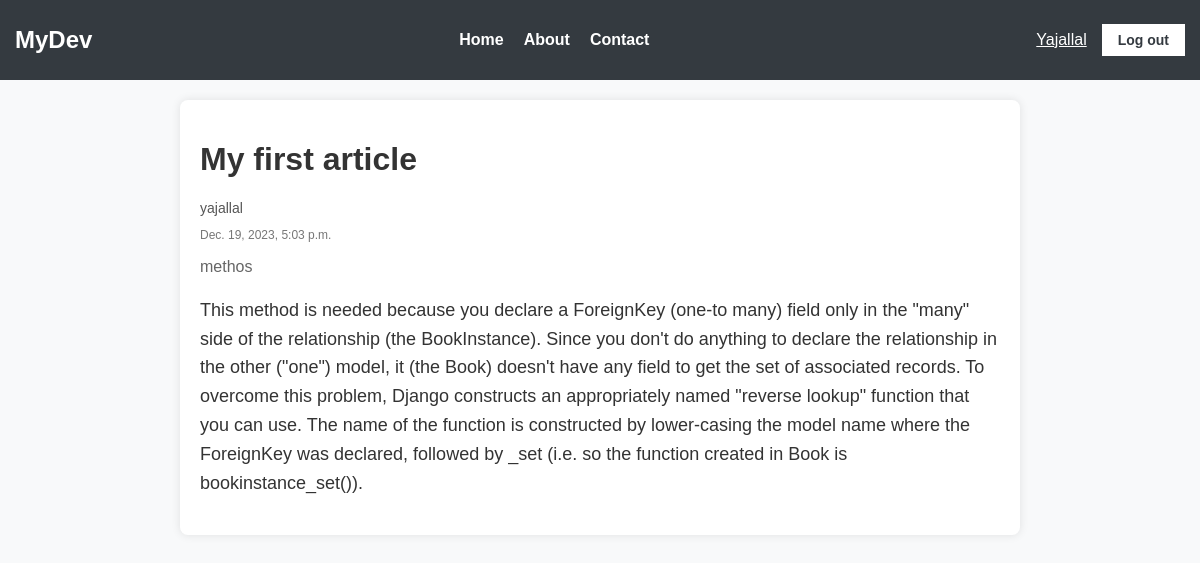
Page /details/3/ (signed in) on the committed database.
### medium/models.py (models this page shows, shortened)
class Article(models.Model):
    title = models.CharField(max_length=64, null=False)
    author = models.ForeignKey(User, null=False, on_delete=models.CASCADE)
    created = models.DateTimeField(auto_now_add=True, null=False)
    synopsis = models.CharField(max_length=312, null=False)
    content = models.TextField(null=False)

### medium/views.py (the view)
class Details(DetailView):
    model = Article
    template_name='details.html'
    context_object_name = 'article'
    def dispatch(self, request: HttpRequest, *args: Any, **kwargs: Any) -> HttpResponse:
        if self.request.method == 'POST':
            if 'action' in self.request.POST and self.request.POST['action'] == 'logout':
                logout(request)
                return redirect('login_view')
        return super().dispatch(request, *args, **kwargs)

### medium/templates/details.html (shortened to what this page needs)
<!DOCTYPE html>
<html lang="en">
<head>
</head>
<body>
    {% include 'navbar.html' %}
    <div class="blog-post">
        <h1>{{ article.title }}</h1>
        <p class="author">{{article.author.username}}</p>
        <p class="create-date">{{article.created}}</p>
        <p class="synopsis">{{article.synopsis}}</p>
        <div class="content">
            <p>{{article.content}}</p>
        </div>
    </div>
</body>
</html>

### medium/templates/navbar.html (shortened to what this page needs)
<!DOCTYPE html>
<html lang="en">
<head>
</head>
<body>
    <div class="navbar">
        <div class="logo">MyDev</div>
        <ul class="nav-links">
            <li><a href="#">Home</a></li>
            <li><a href="#">About</a></li>
            <li><a href="#">Contact</a></li>
        </ul>
        {% if user.is_authenticated %}
            <div class="auth-buttons">
                <p class="username">{{ user.username }}</p>
                <form method="POST">
                    <button name="action" value="logout">Log out</button>
                </form>
            </div>
        {% else %}
            <div class="auth-buttons">
                {% url 'login_view' as login_url %}
                <a href="{{ login_url }}"><button>Sign In</button></a>
                <button>Sign Up</button>
            </div>
        {% endif %}
    </div>
</body>
</html>

### medium/templates/details.html (style rules this page uses)
body { font-family: 'Arial', sans-serif; margin: 0; padding: 0; background-color: #f8f9fa; }
.blog-post { max-width: 800px; margin: 20px auto; padding: 20px; background-color: #ffffff; border-radius: 8px; box-shadow: 0 0 10px rgba(0, 0, 0, 0.1); }
.blog-post h1 { color: #333333; }
.author { color: #555555; font-size: 14px; margin-bottom: 10px; }
.create-date { color: #777777; font-size: 12px; margin-bottom: 10px; }
.synopsis { color: #666666; font-size: 16px; margin-bottom: 20px; }
.content { color: #333333; font-size: 18px; line-height: 1.6; }

### medium/templates/navbar.html (style rules this page uses)
body { font-family: 'Arial', sans-serif; margin: 0; padding: 0; background-color: #f8f9fa; }
.navbar { background-color: #343a40; padding: 15px; display: flex; justify-content: space-between; align-items: center; }
.logo { color: #ffffff; font-size: 24px; font-weight: bold; text-decoration: none; }
.nav-links { list-style: none; margin: 0; padding: 0; display: flex; }
.nav-links li { margin-right: 20px; }
.nav-links a { text-decoration: none; color: #ffffff; font-weight: bold; font-size: 16px; }
.auth-buttons { display: flex; align-items: center; }
.auth-buttons button { margin-left: 15px; padding: 8px 16px; border: none; cursor: pointer; font-size: 14px; font-weight: bold; color: #343a40; background-color: #ffffff; }
a { text-decoration: none; }
.username { color: white; text-decoration: underline; cursor: pointer; text-transform: capitalize; }

### rows in the picture
Article: title "My first article", author.username "yajallal", created "Dec. 19, 2023, 5:03 p.m.", synopsis "methos", content "This method is needed because you declare a ForeignKey (one-to many) field only in the \"many\" side of the relationship (the BookInstance). Since you don't do anything to declare the relationship in the other (\"one\") model, it (the Book) doesn't have any field to get the set of associated records. To overcome this problem, Django constructs an appropriately named \"reverse lookup\" function that you can use. The name of the function is constructed by lower-casing the model name where the ForeignKey was declared, followed by _set (i.e. so the function created in Book is bookinstance_set())."

### other values in the picture
{{ user.username }} "Yajallal"
